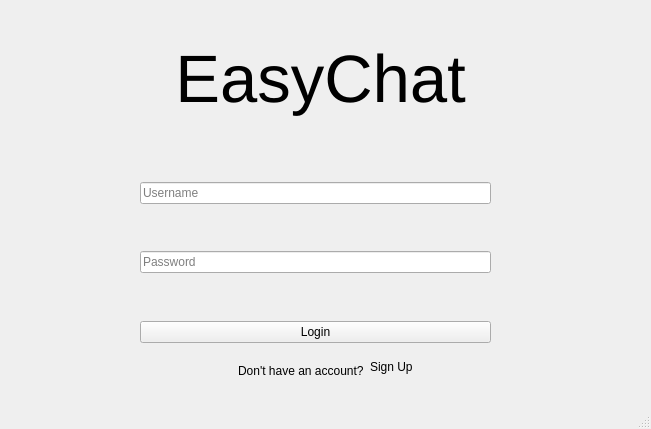
<?xml version="1.0" encoding="UTF-8"?>
<ui version="4.0">
 <class>login_window</class>
 <widget class="QMainWindow" name="login_window">
  <property name="geometry">
   <rect>
    <x>0</x>
    <y>0</y>
    <width>651</width>
    <height>429</height>
   </rect>
  </property>
  <property name="windowTitle">
   <string>Login Window</string>
  </property>
  <widget class="QWidget" name="centralwidget">
   <widget class="QWidget" name="title_widget">
    <property name="geometry">
     <rect>
      <x>90</x>
      <y>40</y>
      <width>461</width>
      <height>78</height>
     </rect>
    </property>
    <layout class="QHBoxLayout" name="horizontalLayout">
     <item>
      <spacer name="horizontalSpacer">
       <property name="orientation">
        <enum>Qt::Horizontal</enum>
       </property>
       <property name="sizeHint" stdset="0">
        <size>
         <width>15</width>
         <height>17</height>
        </size>
       </property>
      </spacer>
     </item>
     <item>
      <widget class="QLabel" name="loginwindow_Title">
       <property name="font">
        <font>
         <pointsize>50</pointsize>
        </font>
       </property>
       <property name="text">
        <string>EasyChat</string>
       </property>
       <property name="alignment">
        <set>Qt::AlignCenter</set>
       </property>
      </widget>
     </item>
     <item>
      <spacer name="horizontalSpacer_2">
       <property name="orientation">
        <enum>Qt::Horizontal</enum>
       </property>
       <property name="sizeHint" stdset="0">
        <size>
         <width>15</width>
         <height>17</height>
        </size>
       </property>
      </spacer>
     </item>
    </layout>
   </widget>
   <widget class="QWidget" name="login_form_widget">
    <property name="geometry">
     <rect>
      <x>140</x>
      <y>140</y>
      <width>351</width>
      <height>203</height>
     </rect>
    </property>
    <layout class="QVBoxLayout" name="verticalLayout">
     <item>
      <spacer name="verticalSpacer1">
       <property name="orientation">
        <enum>Qt::Vertical</enum>
       </property>
       <property name="sizeHint" stdset="0">
        <size>
         <width>20</width>
         <height>20</height>
        </size>
       </property>
      </spacer>
     </item>
     <item>
      <widget class="QLineEdit" name="loginwindow_username_input">
       <property name="placeholderText">
        <string>Username</string>
       </property>
      </widget>
     </item>
     <item>
      <spacer name="verticalSpacer2">
       <property name="orientation">
        <enum>Qt::Vertical</enum>
       </property>
       <property name="sizeHint" stdset="0">
        <size>
         <width>20</width>
         <height>20</height>
        </size>
       </property>
      </spacer>
     </item>
     <item>
      <widget class="QLineEdit" name="loginwindow_userpassword_input">
       <property name="echoMode">
        <enum>QLineEdit::Password</enum>
       </property>
       <property name="placeholderText">
        <string>Password</string>
       </property>
      </widget>
     </item>
     <item>
      <spacer name="verticalSpacer3">
       <property name="orientation">
        <enum>Qt::Vertical</enum>
       </property>
       <property name="sizeHint" stdset="0">
        <size>
         <width>20</width>
         <height>20</height>
        </size>
       </property>
      </spacer>
     </item>
     <item>
      <widget class="QPushButton" name="loginwindow_login_button">
       <property name="text">
        <string>Login</string>
       </property>
      </widget>
     </item>
    </layout>
   </widget>
   <widget class="QWidget" name="signup_widget">
    <property name="geometry">
     <rect>
      <x>210</x>
      <y>360</y>
      <width>231</width>
      <height>22</height>
     </rect>
    </property>
    <layout class="QHBoxLayout" name="horizontalLayout_signup">
     <item>
      <spacer name="horizontalSpacer3">
       <property name="orientation">
        <enum>Qt::Horizontal</enum>
       </property>
       <property name="sizeHint" stdset="0">
        <size>
         <width>110</width>
         <height>20</height>
        </size>
       </property>
      </spacer>
     </item>
     <item>
      <widget class="QLabel" name="signup_label">
       <property name="text">
        <string>Don't have an account?</string>
       </property>
      </widget>
     </item>
     <item>
      <widget class="QLabel" name="signup_link">
       <property name="text">
        <string>Sign Up</string>
       </property>
       <property name="textFormat">
        <enum>Qt::RichText</enum>
       </property>
       <property name="alignment">
        <set>Qt::AlignLeading</set>
       </property>
       <property name="openExternalLinks">
        <bool>true</bool>
       </property>
      </widget>
     </item>
     <item>
      <spacer name="horizontalSpacer4">
       <property name="orientation">
        <enum>Qt::Horizontal</enum>
       </property>
       <property name="sizeHint" stdset="0">
        <size>
         <width>110</width>
         <height>20</height>
        </size>
       </property>
      </spacer>
     </item>
    </layout>
   </widget>
  </widget>
  <widget class="QMenuBar" name="menubar">
   <property name="geometry">
    <rect>
     <x>0</x>
     <y>0</y>
     <width>651</width>
     <height>22</height>
    </rect>
   </property>
  </widget>
  <widget class="QStatusBar" name="statusbar"/>
 </widget>
 <resources/>
 <connections/>
</ui>
